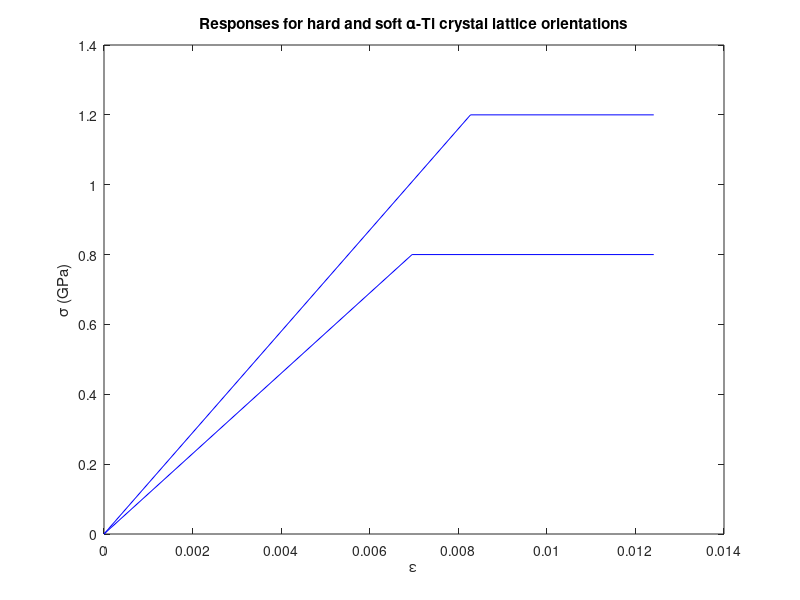

This figure's MATLAB source:
figure(1)

E1 = 115;
E2 = 145;
sigY_1 = 0.8;
sigY_2 = 1.2;
epsY_1 = sigY_1/E1;
epsY_2 = sigY_2/E2;

eps_dat_1 = [0,epsY_1,1.5*max([epsY_1,epsY_2])];
sig_dat_1 = [0, sigY_1, sigY_1];

eps_dat_2 = [0,epsY_2,1.5*max([epsY_1,epsY_2])];
sig_dat_2 = [0, sigY_2, sigY_2]; 

pc90to_yield = epsY_1 + 0.9*(epsY_2-epsY_1);

p1 = plot(eps_dat_1, sig_dat_1, 'b-');
hold on
p2 = plot(eps_dat_2, sig_dat_2, 'b-');

xlabel('\epsilon')
ylabel('\sigma (GPa)')
title('Responses for hard and soft \alpha-Ti crystal lattice orientations')

hold off
